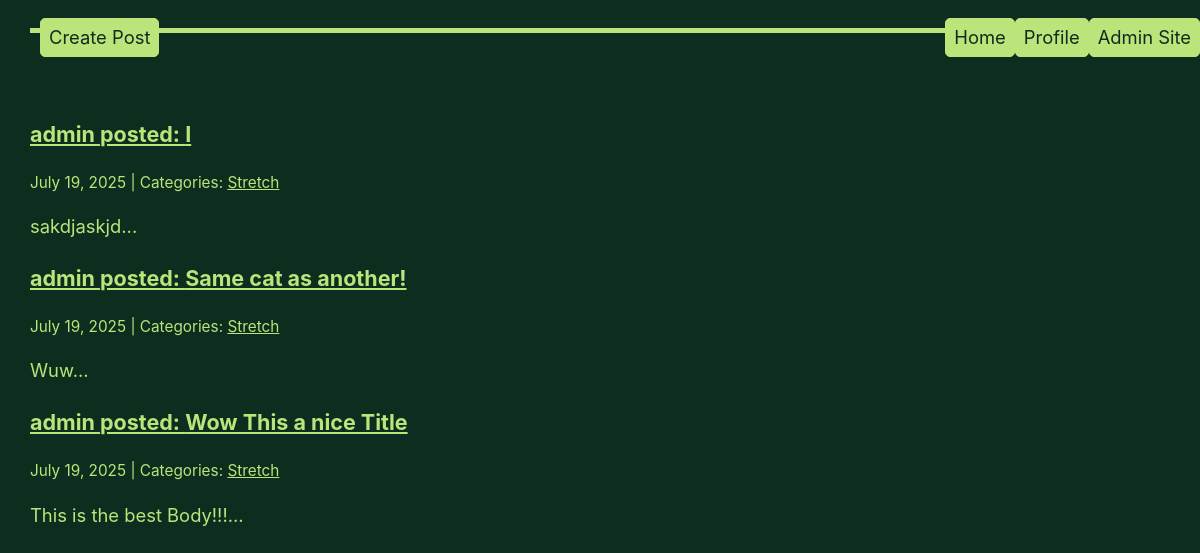
Page /category/Stretch/ (signed in) on the committed database.
### app/models.py (models this page shows, shortened)
class Post(models.Model):
    author = models.CharField(max_length=100, default='admin')
    title = models.CharField(max_length=255)
    image = models.ImageField(null=True, upload_to="media/")
    body = models.TextField(default="")
    created_on = models.DateTimeField(auto_now_add=True)
    last_modified = models.DateTimeField(auto_now=True)
    categories = models.ManyToManyField("Category", related_name="posts")
    is_private = models.BooleanField(default=False)

class Category(models.Model):
    name = models.CharField(max_length=30)
    class Meta:
        verbose_name_plural = "categories"

### app/views.py (the view)
# urls.py: path("category/<category>/", views.category, name="category"),
def category(request, category):
    posts = Post.objects.filter(
        categories__name__contains=category
    ).order_by("-created_on")
    context = {
        "category": category,
        "posts": posts,
    }
    return render(request, "app/category.html", context)

### app/templates/app/category.html (shortened to what this page needs)
{% extends "app/index.html" %}

### app/templates/app/index.html (shortened to what this page needs)
{% extends "base.html" %}
{% block page_content %}
    {% block posts %}
        {% for post in posts %}
        <div class="post">
            <h3><a href="{% url 'post_detail' post.pk %}">{{ post.author }} posted: {{ post.title }}</a></h3>
            <small>
                {{ post.created_on.date }} | Categories:
                {% for category in post.categories.all %}
                    <a href="{% url 'category' category.name %}">
                        {{ category.name }}
                    </a>
                {% endfor %}
            </small>
            <p>{{ post.body | slice:":400" }}...</p>
          </div>
        {% endfor %}
    {% endblock posts %}
{% endblock page_content %}

### app/static/style.css (style rules this page uses)
a, a:visited { color: var(--accent); }
div { margin: 0.5rem 0; }

### rows in the picture
Post: author "admin", title "I", created_on "July 19, 2025", body "sakdjaskjd"
Category: name "Stretch"
Post: author "admin", title "Same cat as another!", created_on "July 19, 2025", body "Wuw"
Post: author "admin", title "Wow This a nice Title", created_on "July 19, 2025", body "This is the best Body!!!"
